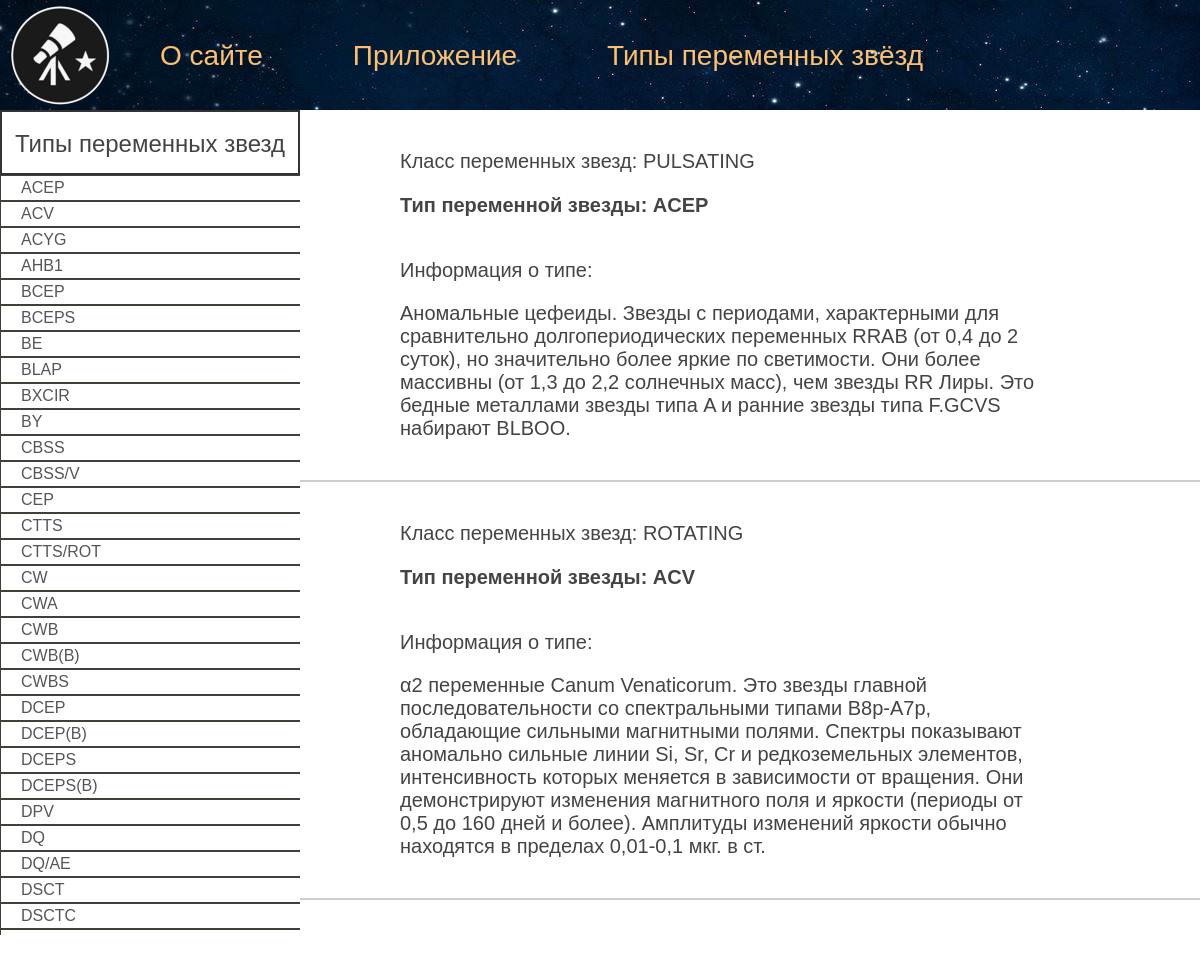
Page /startypes/ on the committed database.
### WEBAstro/models.py (models this page shows)
class TypeStarInfo(models.Model):
    star_type = models.CharField(max_length=30)
    mainclass = models.CharField(max_length=30)
    type_info = models.CharField(max_length=3000)
    light_curve = models.ImageField(upload_to="curve/%Y/%m/%d/", default=None)

### WEBAstro/views.py (the view)
# urls.py: path("startypes/", Star_type_info, name = "startypes")
def Star_type_info(request):
    type_star = TypeStarInfo.objects.all()
    type_star = sorted(type_star, key=lambda x: x.star_type)
    return render(request, "WEBAstro/startypeinfo.html", {"menu":menu, "star_types": type_star, "title":"Звезды"})

### WEBAstro/templates/WEBAstro/startypeinfo.html (shortened to what this page needs)
{% extends "WEBAstro/main_page.html"%}
{% block content %}
<div class="block_type_info">
    <div class="type_link_block">
        <div class="type_link_text">
            <p>Типы переменных звезд</p>
        </div>
        <div class="type_link">
            {% for s in star_types %}
            <a href="#{{ s.star_type }}"> {{ s.star_type }} </a>
            {% endfor %}
        </div>
    </div>
    <p>
        <div class="type_info">
            {% for s in star_types %}
                <li>
                    <div class="main_type">
                        <p>Класс переменных звезд: {{ s.mainclass }}</p>
                    </div>
                    <div class="type">
                        <h1 id="{{ s.star_type }}">
                            <p>Тип переменной звезды: {{ s.star_type }}</p>
                        </h1>
                    </div>
                    <div class="type_info_values">
                        <div class="type_text">
                            <p>Информация о типе:</p>
                            <p>
                                {{ s.type_info }}
                            </p>
                        </div>
                    </div>
                </li>
            {% endfor %}
        </div>
    </p>
</div>
{% endblock %}

### WEBAstro/templates/WEBAstro/main_page.html (shortened to what this page needs)
{% load static %}
<!DOCTYPE html>
<html lang="en">
<head>
    <link type = "text/css" href="{% static 'WEBAstro/css/styles.css' %}" rel = "stylesheet" />
</head>
<body>
{% block mainmenu %}
    <div class="header">
        <ul id = "mainmenu" class="mainmenu">
        <li class="logo"> <a href="{% url 'home' %}"><div class = "logo"></div></a> </li>
            {% for i in menu %}
                <li><a href="{% url i.url %}"> {{i.title}}</a></li>
            {% endfor %}
            {% if request.user.is_authenticated %}
                <li class="last"><a href="{% url 'user_page' %}"> {{ user.username }}  <img class="account_img" src="{% static 'WEBAstro/images/account_icon.png' %}"></a> |<a href="{% url 'logout' %}">Выйти <img class="logout_img" src="{% static 'WEBAstro/images/logout.png' %}"></a></li>
            {% else %}
                <li class="last"><a href="{% url 'login_page' %}"> Войти <img class="account_img" src="{% static 'WEBAstro/images/account_icon.png' %}"></a> |<a href="{% url 'register' %}"> Регистрация  <img src="{% static 'WEBAstro/images/register_icon.png' %}" class="reg_img"></a></li>
            {% endif %}
        </ul>
    </div>
{% endblock mainmenu %}
{% block content %}{% endblock content %}
</body>
</html>

### WEBAstro/static/WEBAstro/css/styles.css (style rules this page uses)
html, body { font-family: 'Arial'; margin: 0; padding: 0; height: 100%; width: 100%; color: #444; }
a { color: #0059b2; text-decoration: none; }
img { max-width: 800px; height: auto; }
div.block_type_info { display: flex; width: 100%; }
div.type_link { display: grid; height: 760px; width: 300px; overflow-y: scroll; overflow-x: hidden; }
div.type_link a { padding: 3px 0 3px 20px; text-decoration: none; border: 1px solid #3F4137; color: #555; background: #fff; width: 100%; }
div.type_link_text { height: 61px; text-align: center; font-size: 24px; border: 2px solid #333 }
div.type_link_text p { margin: 18px 0; }
div.type_info { height: 825px; width: 100%; overflow-y: scroll; }
div.type_info p { font-size: 20px; overflow: auto; }
div.type_info li { border-bottom: 2px solid #ccc; list-style-type: none; padding: 20px 150px 20px 100px; }
div.type_info_values { display: flex; }
img.account_img { width: 35px; margin: -5px; }
img.reg_img { width: 40px; margin: -10px 0; }
.header { background: url('../images/space.png'); height: 110px; }
.logo { background: url('../images/logo.png') no-repeat 10px 5px; width: 110px; height: 110px; }
ul.mainmenu { list-style: none; margin: 0; padding: 0; height: 110px; color: #fdc073; font-size: 28px; overflow: hidden; }
ul.mainmenu li { float: left; margin: 40px 40px 0 50px; }
ul.mainmenu li.logo { margin: 0; }
ul.mainmenu li.last { float: right; }
ul.mainmenu li a { color: #fdc073; text-decoration: none; }

### rows in the picture
TypeStarInfo: star_type "ACEP", mainclass "PULSATING", type_info "Аномальные цефеиды. Звезды с периодами, характерными для сравнительно долгопериодических переменных RRAB (от 0,4 до 2 суток), но значительно более яркие по светимости. Они более массивны (от 1,3 до 2,2 солнечных масс), чем звезды RR Лиры. Это бедные металлами звезды типа A и ранние звезды типа F.GCVS набирают BLBOO."
TypeStarInfo: star_type "ACV", mainclass "ROTATING", type_info "α2 переменные Canum Venaticorum. Это звезды главной последовательности со спектральными типами B8p-A7p, обладающие сильными магнитными полями. Спектры показывают аномально сильные линии Si, Sr, Cr и редкоземельных элементов, интенсивность которых меняется в зависимости от вращения. Они демонстрируют изменения магнитного поля и яркости (периоды от 0,5 до 160 дней и более). Амплитуды изменений яркости обычно находятся в пределах 0,01-0,1 мкг. в ст."
TypeStarInfo: star_type "ACYG"
TypeStarInfo: star_type "AHB1"
TypeStarInfo: star_type "BCEP"
TypeStarInfo: star_type "BCEPS"
TypeStarInfo: star_type "BE"
TypeStarInfo: star_type "BLAP"
TypeStarInfo: star_type "BXCIR"
TypeStarInfo: star_type "BY"
TypeStarInfo: star_type "CBSS"
TypeStarInfo: star_type "CBSS/V"
TypeStarInfo: star_type "CEP"
TypeStarInfo: star_type "CTTS"
TypeStarInfo: star_type "CTTS/ROT"
TypeStarInfo: star_type "CW"
TypeStarInfo: star_type "CWA"
TypeStarInfo: star_type "CWB"
TypeStarInfo: star_type "CWB(B)"
TypeStarInfo: star_type "CWBS"
TypeStarInfo: star_type "DCEP"
TypeStarInfo: star_type "DCEP(B)"
TypeStarInfo: star_type "DCEPS"
TypeStarInfo: star_type "DCEPS(B)"
TypeStarInfo: star_type "DPV"
TypeStarInfo: star_type "DQ"
TypeStarInfo: star_type "DQ/AE"
TypeStarInfo: star_type "DSCT"
TypeStarInfo: star_type "DSCTC"

### other values in the picture
{{ i.title }} "О сайте" "Приложение" "Типы переменных звёзд"
